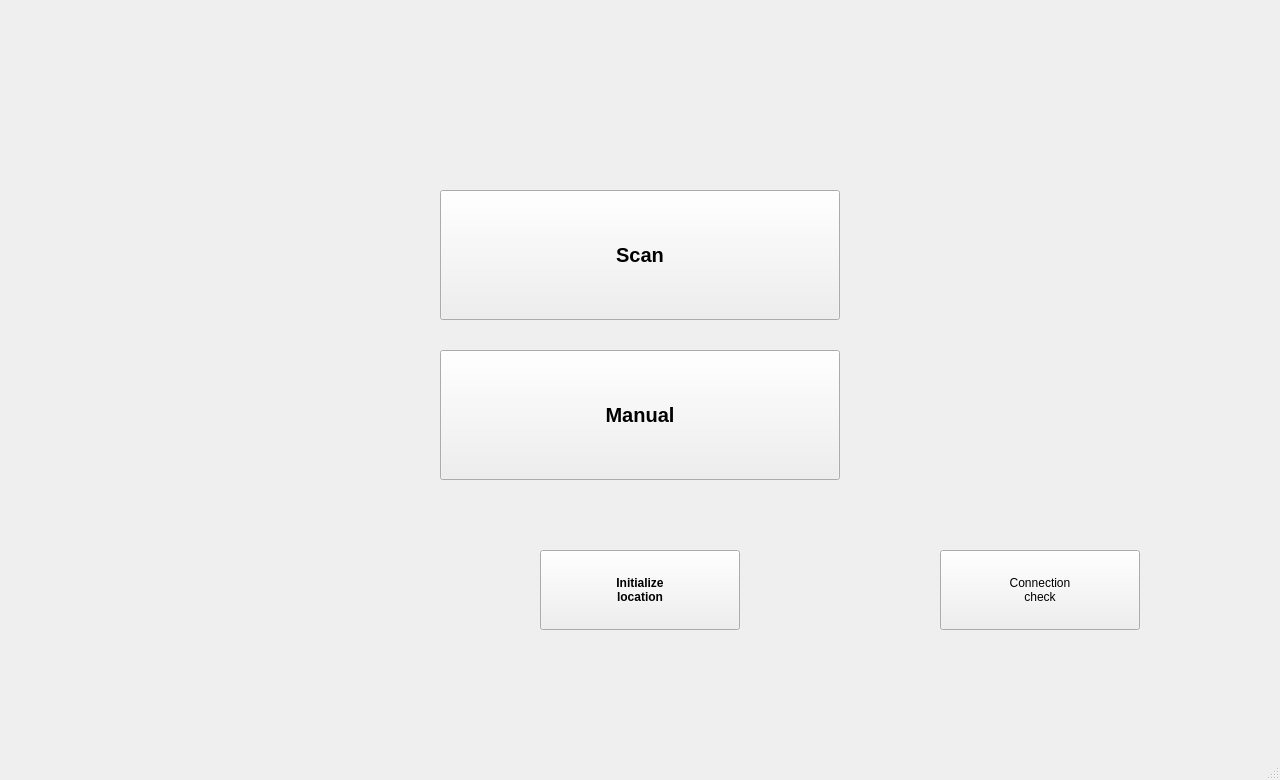
<?xml version="1.0" encoding="UTF-8"?>
<ui version="4.0">
 <class>scanner</class>
 <widget class="QMainWindow" name="scanner">
  <property name="enabled">
   <bool>true</bool>
  </property>
  <property name="geometry">
   <rect>
    <x>0</x>
    <y>0</y>
    <width>1280</width>
    <height>780</height>
   </rect>
  </property>
  <property name="minimumSize">
   <size>
    <width>1280</width>
    <height>780</height>
   </size>
  </property>
  <property name="maximumSize">
   <size>
    <width>1280</width>
    <height>780</height>
   </size>
  </property>
  <property name="font">
   <font>
    <weight>50</weight>
    <bold>false</bold>
   </font>
  </property>
  <property name="cursor">
   <cursorShape>ArrowCursor</cursorShape>
  </property>
  <property name="mouseTracking">
   <bool>false</bool>
  </property>
  <property name="windowTitle">
   <string>scanner</string>
  </property>
  <property name="animated">
   <bool>true</bool>
  </property>
  <property name="tabShape">
   <enum>QTabWidget::Rounded</enum>
  </property>
  <widget class="QWidget" name="centralwidget">
   <widget class="QPushButton" name="pushButton_3">
    <property name="geometry">
     <rect>
      <x>940</x>
      <y>550</y>
      <width>200</width>
      <height>80</height>
     </rect>
    </property>
    <property name="font">
     <font>
      <weight>50</weight>
      <italic>false</italic>
      <bold>false</bold>
      <underline>false</underline>
      <strikeout>false</strikeout>
     </font>
    </property>
    <property name="text">
     <string>Connection
check</string>
    </property>
   </widget>
   <widget class="QPushButton" name="manualEnterButton">
    <property name="geometry">
     <rect>
      <x>440</x>
      <y>350</y>
      <width>400</width>
      <height>130</height>
     </rect>
    </property>
    <property name="font">
     <font>
      <pointsize>15</pointsize>
      <weight>75</weight>
      <bold>true</bold>
     </font>
    </property>
    <property name="text">
     <string>Manual</string>
    </property>
    <property name="autoDefault">
     <bool>false</bool>
    </property>
    <property name="default">
     <bool>false</bool>
    </property>
    <property name="flat">
     <bool>false</bool>
    </property>
   </widget>
   <widget class="QPushButton" name="scanEnterButton">
    <property name="geometry">
     <rect>
      <x>440</x>
      <y>190</y>
      <width>400</width>
      <height>130</height>
     </rect>
    </property>
    <property name="font">
     <font>
      <pointsize>15</pointsize>
      <weight>75</weight>
      <bold>true</bold>
     </font>
    </property>
    <property name="text">
     <string>Scan</string>
    </property>
   </widget>
   <widget class="QPushButton" name="initLocButton">
    <property name="geometry">
     <rect>
      <x>540</x>
      <y>550</y>
      <width>200</width>
      <height>80</height>
     </rect>
    </property>
    <property name="font">
     <font>
      <weight>75</weight>
      <bold>true</bold>
     </font>
    </property>
    <property name="text">
     <string>Initialize
location</string>
    </property>
   </widget>
  </widget>
  <widget class="QMenuBar" name="menubar">
   <property name="geometry">
    <rect>
     <x>0</x>
     <y>0</y>
     <width>1280</width>
     <height>22</height>
    </rect>
   </property>
  </widget>
  <widget class="QStatusBar" name="statusbar"/>
 </widget>
 <resources/>
 <connections/>
</ui>
